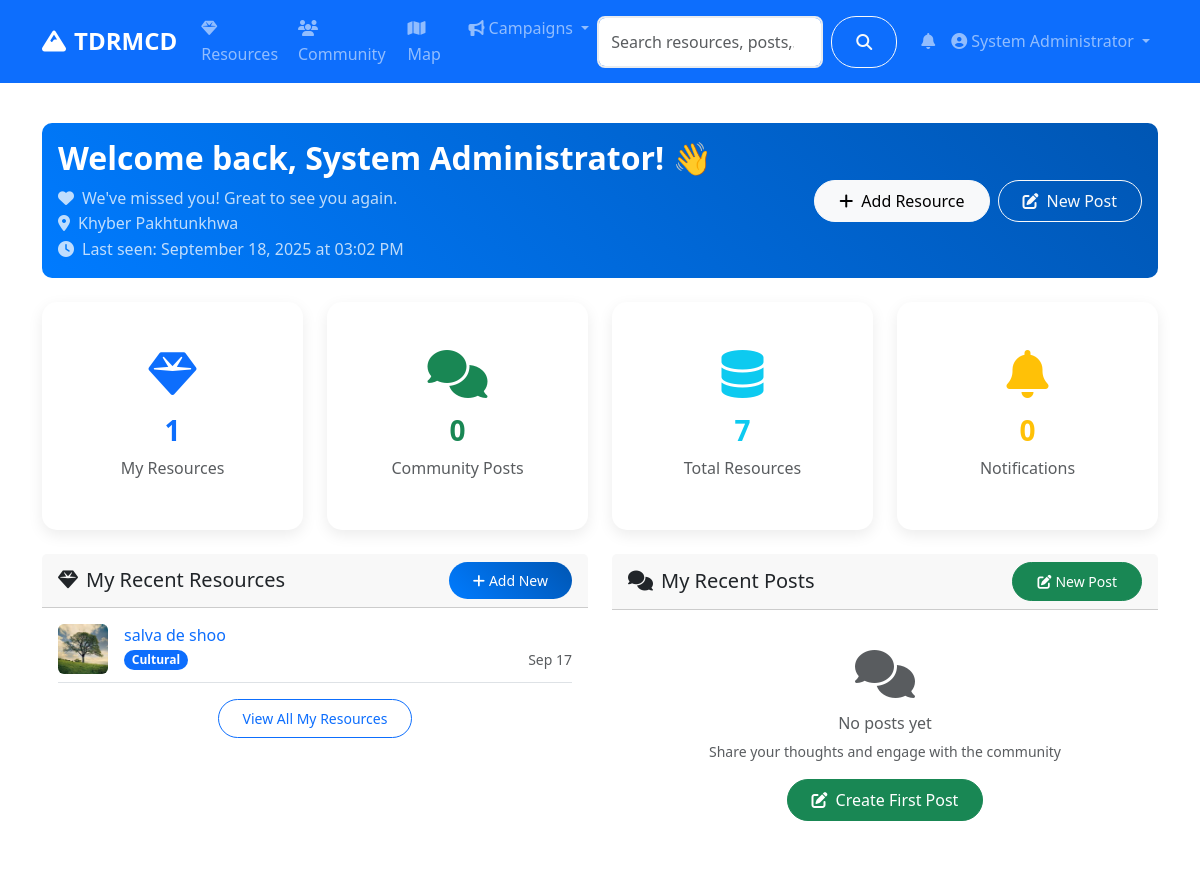
Page /dashboard (signed in, upper part) on the earlier database version.
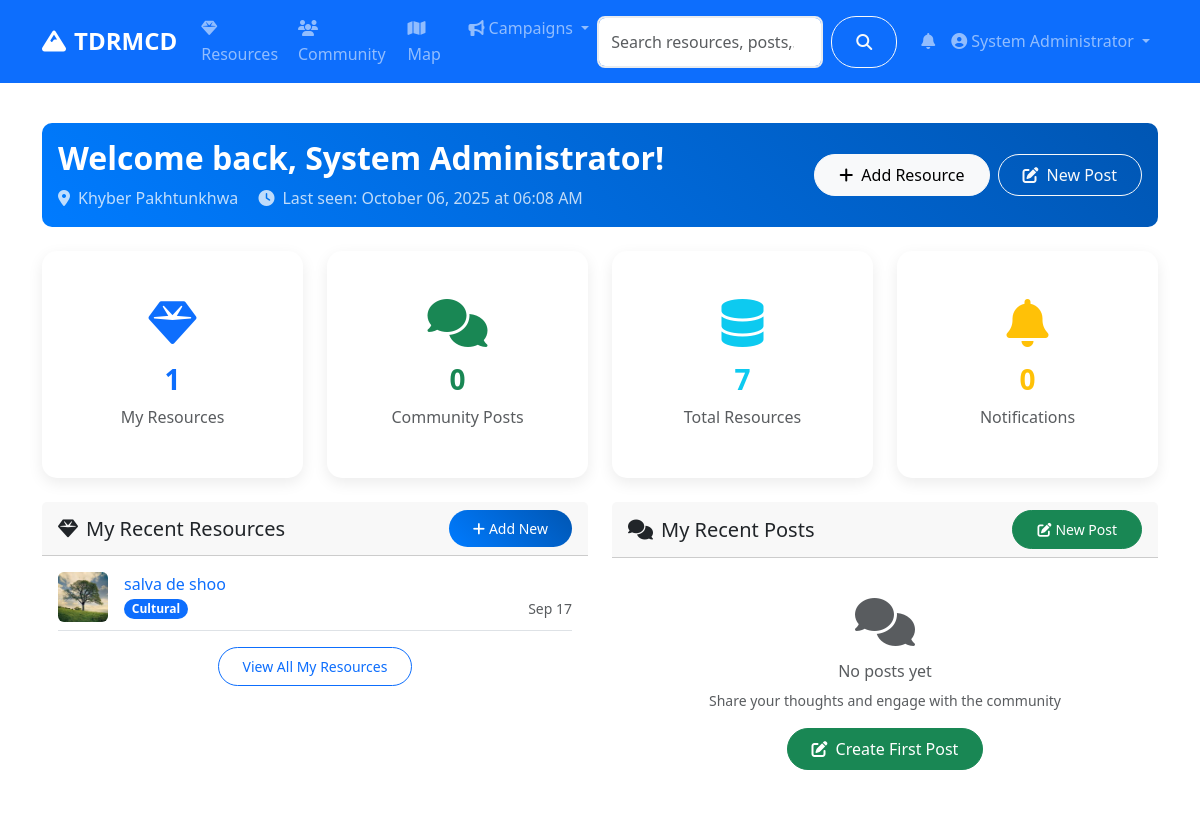
Same page on the later database version.
### models.py (models this page shows, shortened)
class User(UserMixin, db.Model):
    id = db.Column(db.Integer, primary_key=True)
    username = db.Column(db.String(80), unique=True, nullable=False)
    email = db.Column(db.String(120), unique=True, nullable=False)
    password_hash = db.Column(db.String(120), nullable=False)
    first_name = db.Column(db.String(50), nullable=False)
    last_name = db.Column(db.String(50), nullable=False)
    role = db.Column(db.String(20), default='user')  # user, admin, researcher
    location = db.Column(db.String(100))
    bio = db.Column(db.Text)
    avatar = db.Column(db.String(200), default='default.jpg')
    is_active = db.Column(db.Boolean, default=True)
    created_at = db.Column(db.DateTime, default=datetime.utcnow)
    last_seen = db.Column(db.DateTime, default=datetime.utcnow)
    resources = db.relationship('Resource', backref='author', lazy='dynamic')
    posts = db.relationship('CommunityPost', backref='author', lazy='dynamic')
    chat_messages = db.relationship('ChatMessage', backref='sender', lazy='dynamic')
    file_submissions = db.relationship(
        'FileSubmission',
        foreign_keys='FileSubmission.submitter_id',
        backref='submitter',
        lazy='dynamic'
    )
    reviewed_submissions = db.relationship(
        'FileSubmission',
        foreign_keys='FileSubmission.reviewed_by',
        backref='reviewer_user',
        lazy='dynamic'
    )
    notifications = db.relationship('Notification', backref='user', lazy='dynamic')
    following = db.relationship('Follow', foreign_keys='Follow.follower_id', backref='follower', lazy='dynamic')
    followers = db.relationship('Follow', foreign_keys='Follow.followed_id', backref='followed', lazy='dynamic')
    def get_full_name(self):
        return f"{self.first_name} {self.last_name}"
    def is_admin(self):
        return self.role == 'admin'

### routes/main.py (the view)
@main_bp.route('/dashboard')
@login_required
def dashboard():
    from datetime import datetime
    current_user.last_seen = datetime.utcnow()
    db.session.commit()
    user_resources = current_user.resources.limit(5).all()
    user_posts = current_user.posts.limit(5).all()
    notifications = current_user.notifications.filter_by(is_read=False).limit(10).all()
    stats = {
        'total_resources': Resource.query.filter_by(status='active').count(),
        'user_resources': current_user.resources.count(),
        'user_posts': current_user.posts.count(),
        'unread_notifications': current_user.notifications.filter_by(is_read=False).count()
    }
    from datetime import timedelta
    is_new_user = current_user.created_at > datetime.utcnow() - timedelta(hours=24)
    is_long_absence = current_user.last_seen < datetime.utcnow() - timedelta(days=7)
    return render_template('main/dashboard.html',
                         user_resources=user_resources,
                         user_posts=user_posts,
                         notifications=notifications,
                         stats=stats,
                         is_new_user=is_new_user,
                         is_long_absence=is_long_absence)

### app.py (called while the page is built)
@login_manager.user_loader
def load_user(user_id):
    return User.query.get(int(user_id))

### templates/main/dashboard.html (shortened to what the changed rows need)
{% extends "base.html" %}
{% block content %}
<div class="container py-4">
    <div class="row">
        <div class="col-12 mb-4">
            <div class="card bg-gradient-primary text-white">
                <div class="card-body">
                    <div class="row align-items-center">
                        <div class="col-md-8">
                            {% if is_new_user %}
                                <h2 class="fw-bold mb-2">Welcome to TDRMCD, {{ current_user.get_full_name() }}! 🎉</h2>
                                <p class="mb-0 opacity-75">
                                    <i class="fas fa-star me-2"></i>Thanks for joining our community! Let's get started.
                                    {% if current_user.location %}
                                        <br><i class="fas fa-map-marker-alt me-2"></i>{{ current_user.location }}
                                    {% endif %}
                                </p>
                            {% elif is_long_absence %}
                                <h2 class="fw-bold mb-2">Welcome back, {{ current_user.get_full_name() }}! 👋</h2>
                                <p class="mb-0 opacity-75">
                                    <i class="fas fa-heart me-2"></i>We've missed you! Great to see you again.
                                    {% if current_user.location %}
                                        <br><i class="fas fa-map-marker-alt me-2"></i>{{ current_user.location }}
                                    {% endif %}
                                    <br><i class="fas fa-clock me-2"></i>Last seen: {{ current_user.last_seen.strftime('%B %d, %Y at %I:%M %p') }}
                                </p>
                            {% else %}
                                <h2 class="fw-bold mb-2">Welcome back, {{ current_user.get_full_name() }}!</h2>
                                <p class="mb-0 opacity-75">
                                    {% if current_user.location %}
                                        <i class="fas fa-map-marker-alt me-2"></i>{{ current_user.location }}
                                    {% endif %}
                                    <span class="ms-3">
                                        <i class="fas fa-clock me-2"></i>Last seen: {{ current_user.last_seen.strftime('%B %d, %Y at %I:%M %p') }}
                                    </span>
                                </p>
                            {% endif %}
                        </div>
                    </div>
                </div>
            </div>
        </div>
    </div>
</div>
{% endblock %}

### templates/base.html (shortened to what this page needs)
<!DOCTYPE html>
<html lang="en">
<head>
    <link href="https://cdn.jsdelivr.net/npm/bootstrap@5.3.0/dist/css/bootstrap.min.css" rel="stylesheet">
    <link rel="stylesheet" href="https://cdnjs.cloudflare.com/ajax/libs/font-awesome/6.4.0/css/all.min.css">
    <link rel="stylesheet" href="https://unpkg.com/leaflet@1.9.4/dist/leaflet.css">
    <link rel="stylesheet" href="{{ url_for('static', filename='css/style.css') }}">
</head>
<body>
    <nav class="navbar navbar-expand-lg navbar-dark bg-primary sticky-top">
        <div class="container">
            <a class="navbar-brand fw-bold" href="{{ url_for('main.index') }}">
                <i class="fas fa-mountain me-2"></i>TDRMCD
            </a>
            <div class="collapse navbar-collapse" id="navbarNav">
                <ul class="navbar-nav me-auto">
                    <li class="nav-item">
                        <a class="nav-link" href="{{ url_for('resources.index') }}">
                            <i class="fas fa-gem me-1"></i>Resources
                        </a>
                    </li>
                    <li class="nav-item">
                        <a class="nav-link" href="{{ url_for('community.index') }}">
                            <i class="fas fa-users me-1"></i>Community
                        </a>
                    </li>
                    <li class="nav-item">
                        <a class="nav-link" href="{{ url_for('main.map_view') }}">
                            <i class="fas fa-map me-1"></i>Map
                        </a>
                    </li>
                    <li class="nav-item dropdown">
                        <a class="nav-link dropdown-toggle" href="#" role="button" data-bs-toggle="dropdown">
                            <i class="fas fa-bullhorn me-1"></i>Campaigns
                        </a>
                    </li>
                </ul>
                <form class="d-flex me-3 search-form no-loading" action="{{ url_for('main.search') }}" method="GET" onsubmit="return TDRMCD.validateSearch(event);">
                    <input class="form-control me-2" type="search" name="q" id="navbar-search" placeholder="Search resources, posts, users..." value="{{ request.args.get('q', '') }}">
                    <button class="btn btn-outline-light" type="submit">
                        <i class="fas fa-search"></i>
                    </button>
                </form>
                <ul class="navbar-nav">
                    {% if current_user.is_authenticated %}
                        <li class="nav-item dropdown">
                            <a class="nav-link" href="#" role="button" data-bs-toggle="dropdown" aria-expanded="false">
                                <span class="position-relative">
                                    <i class="fas fa-bell"></i>
                                </span>
                            </a>
                        </li>
                        <li class="nav-item dropdown">
                            <a class="nav-link dropdown-toggle" href="#" role="button" data-bs-toggle="dropdown">
                                <i class="fas fa-user-circle me-1"></i>{{ current_user.get_full_name() }}
                            </a>
                        </li>
                    {% endif %}
                </ul>
            </div>
        </div>
    </nav>
    <main>
        {% block content %}{% endblock %}
    </main>
</body>
</html>

Differences in the rows shown:
changed User "System Administrator": last_seen "September 18, 2025 at 03:02 PM" → "October 06, 2025 at 06:08 AM"
Other differences:
text no longer shown: "! 👋 We've missed you! Great to see you again."
